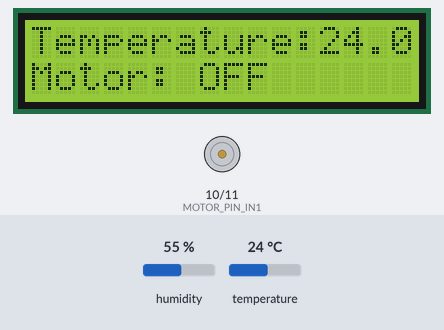
Simulated run of this sketch. Board: Arduino Uno, built with avr-gcc and run on an emulated ATmega328P. Shown: 16×2 character LCD, motor-driver pin pairs drawn as motors (green arrow = first pin HIGH = forward, orange = second pin HIGH = backward, longer = more drive, scaled by the enable pin). The inputs (shaded band) are chosen by the test bench; at power-on: temperature 24 °C, humidity 55 %. What the sketch prints to the serial monitor is not drawn.

Above: at 2.7 s.
2.8 s: temperature set to 27 °C
At 4.7 s:
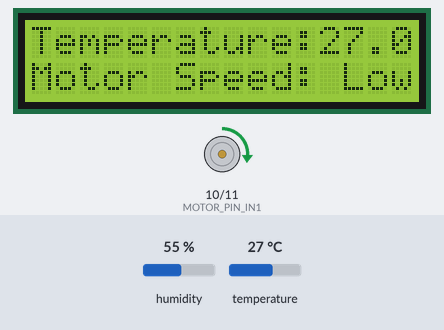
5.8 s: temperature set to 31 °C
At 7.4 s:
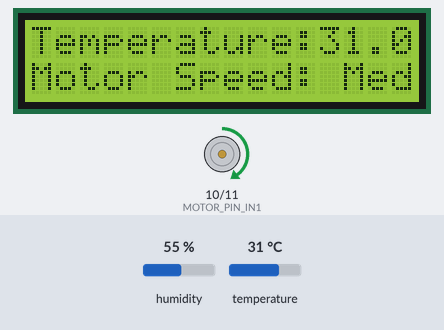
8.8 s: temperature set to 34 °C
At 11.6 s:
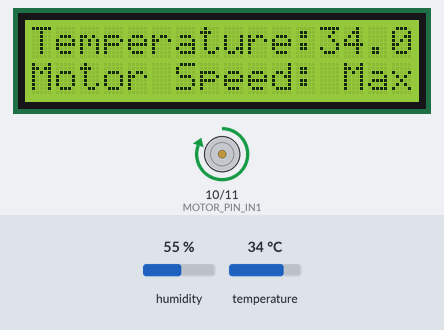
Timing chart, 0 to 13.1 s (numbered marks = the images above; inputs shaded):
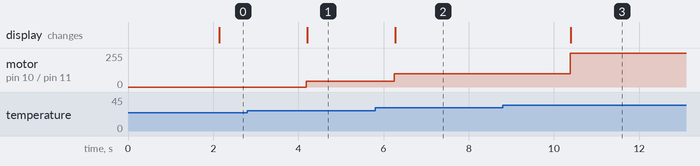

The sketch:

SmartFanControl.ino
```cpp
#include <Adafruit_Sensor.h>
#include <DHT.h>
#include <DHT_U.h>
#include <Wire.h>
#include <LiquidCrystal_I2C.h>

#define DHTPIN 7            // DHT11 sensor data pin
#define DHTTYPE DHT11       // DHT sensor type

#define MOTOR_PIN_ENA 9     // Enable pin for motor driver (PWM pin)
#define MOTOR_PIN_IN1 10    // Input pin 1 for motor driver
#define MOTOR_PIN_IN2 11    // Input pin 2 for motor driver

#define TEMPERATURE_THRESHOLD 29
#define TEMPERATURE_THRESHOLD1 32
#define TEMPERATURE_OFF 25   // Optional: turn off fan below this temperature

DHT dht(DHTPIN, DHTTYPE);
LiquidCrystal_I2C lcd(0x3F, 16, 2);  // Adjust I2C address if needed

void setup() {
  Serial.begin(9600);
  dht.begin();

  pinMode(MOTOR_PIN_ENA, OUTPUT);
  pinMode(MOTOR_PIN_IN1, OUTPUT);
  pinMode(MOTOR_PIN_IN2, OUTPUT);

  lcd.init();             // Initialize LCD
  lcd.backlight();        // Turn on backlight
  lcd.setCursor(0, 0);
  lcd.print("Temperature:");
}

void loop() {
  delay(2000); // Wait between readings

  float temperature = dht.readTemperature();
  if (isnan(temperature)) {
    Serial.println("Failed to read temperature from DHT sensor!");
    return;
  }

  Serial.print("Temperature: ");
  Serial.print(temperature);
  Serial.println(" °C");

  // Clear previous temperature display
  lcd.setCursor(12, 0);
  lcd.print("    ");
  lcd.setCursor(12, 0);
  lcd.print(temperature, 1); // Show 1 decimal place

  // Clear the second line before updating motor info
  lcd.setCursor(0, 1);
  lcd.print("                ");

  // Motor control logic based on temperature
  if (temperature > TEMPERATURE_THRESHOLD1) {
    analogWrite(MOTOR_PIN_ENA, 255);
    digitalWrite(MOTOR_PIN_IN1, HIGH);
    digitalWrite(MOTOR_PIN_IN2, LOW);
    lcd.setCursor(0, 1);
    lcd.print("Motor Speed: Max");
  }
  else if (temperature > TEMPERATURE_THRESHOLD) {
    analogWrite(MOTOR_PIN_ENA, 100);
    digitalWrite(MOTOR_PIN_IN1, HIGH);
    digitalWrite(MOTOR_PIN_IN2, LOW);
    lcd.setCursor(0, 1);
    lcd.print("Motor Speed: Med");
  }
  else if (temperature > TEMPERATURE_OFF) {
    analogWrite(MOTOR_PIN_ENA, 45);
    digitalWrite(MOTOR_PIN_IN1, HIGH);
    digitalWrite(MOTOR_PIN_IN2, LOW);
    lcd.setCursor(0, 1);
    lcd.print("Motor Speed: Low");
  }
  else {
    analogWrite(MOTOR_PIN_ENA, 0); // Turn off motor
    digitalWrite(MOTOR_PIN_IN1, LOW);
    digitalWrite(MOTOR_PIN_IN2, LOW);
    lcd.setCursor(0, 1);
    lcd.print("Motor: OFF       ");
  }
}
```

Measured:
- the behaviour switches between 25 and 26 °C on temperature (found by bisection; images 0 and 1)
- the behaviour switches between 29 and 30 °C on temperature (found by bisection; images 1 and 2)
- the behaviour switches between 32 and 33 °C on temperature (found by bisection; images 2 and 3)
- after the input at 2.8 s, motor on pin 10 (MOTOR_PIN_IN1) / pin 11 (MOTOR_PIN_IN2): stopped → forward 45/255 after 1.4 s; the display: changes after 1.4 s (image 1)
- after the input at 5.8 s, motor on pin 10 (MOTOR_PIN_IN1) / pin 11 (MOTOR_PIN_IN2): forward 45/255 → forward 100/255 after 0.45 s; the display: changes after 0.47 s (image 2)
- after the input at 8.8 s, motor on pin 10 (MOTOR_PIN_IN1) / pin 11 (MOTOR_PIN_IN2): forward 100/255 → forward 255/255 after 1.6 s; the display: changes after 1.6 s (image 3)
